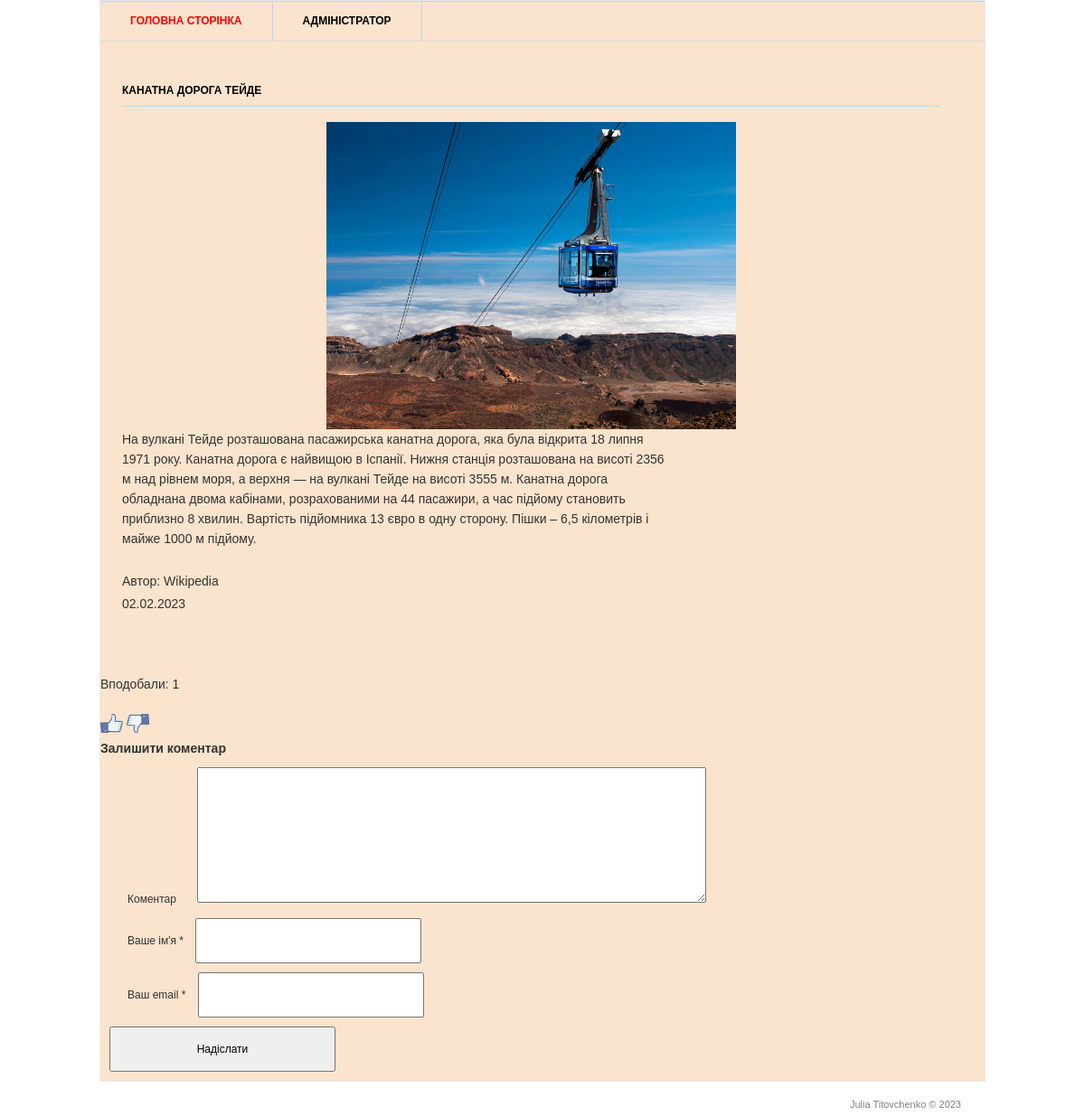
Page /2/ on the committed database.
### blog/models.py (models this page shows, shortened)
class Post(models.Model):
    title = models.CharField('Заголовок', max_length=100)
    description = models.TextField('Текст допису')
    author = models.CharField('Автор', max_length=50)
    date = models.DateField('Дата публікації')
    image = models.ImageField('Зображення', upload_to='image/%Y')
    class Meta:
        verbose_name = 'Post'

### blog/views.py (the view)
# urls.py: path('<int:pk>/', views.PostDetail.as_view()),
class PostDetail(View):
    def get(self, request, pk):
        post = Post.objects.get(id=pk)
        return render(request, 'blog/blog_detail.html', {'post': post})

### templates/blog/blog_detail.html (shortened to what this page needs)
{% load static %}
<html lang="ua">
<head>
	<link rel="stylesheet" href="{% static 'css/style.css' %}" type="text/css" media="all" />
</head>
<body>
<div class="shell">
	<div class="border">
		<div id="navigation">
			<ul>
			    <li><a href="/" class="active">Головна сторінка</a></li>
			    <li><a href="/admin">Адміністратор</a></li>
			</ul>
		</div>
		<div id="main">
			<div id="content" class="left">
				<div class="projects">
					<h3>{{ post.title }}</h3>
                    <p style="text-align:center;">
                       <img src="{{ post.image.url }}" alt="{{ post.title }}" width='50%'/>
                    </p>
					<div class="item">
						<div class="text left"><p> {{ post.description }}</p>
                            <br>
							<p>Автор: {{ post.author }} </p>
                            <time>{{ post.date|date:'d.m.Y'}} </time>
						</div>
					</div>
				</div>
			</div>
        </div>
        <div>
            <br>
            <p> Вподобали: {{ post.likes_set.all.count }}</p>
            <br>
            <a href="{% url 'add_likes' post.id %}">
                <img src="{% static 'img/like.png' %}" alt="like" width="25"></a>
            <a href="{% url 'add_dislikes' post.id %}">
                <img src="{% static 'img/not_like.png' %}" alt="dislike" width="25"></a>
        </div>
		<div class="form-comment">
            <h3>Залишити коментар</h3>
            <div>
                <form action="{% url 'add_comments' post.id %}" method="post">
                    <div>
                        <label>Коментар</label>
                        <label>
                            <textarea name="text_comments"></textarea>
                        </label>
                        </div>
                    <div>
                        <label>Ваше ім'я *</label>
                        <input type="text" name="name">
                    </div>
                    <div>
                        <label>Ваш email *</label>
                        <input type="email" name="email">
                    </div>
                    <input type="submit"  name = "submit" value = "Надіслати">
                </form>
            </div>
        </div>
	</div>
	<div id="footer">
		<p class="copy right">Julia Titovchenko &copy; 2023 </p>
	</div>
</div>
</body>

### static/css/style.css (style rules this page uses)
* { margin: 0; padding: 0; outline:0; }
body { font-size: 14px; line-height: 22px; font-family: Georgia, Arial, Helvetica, Sans-Serif; color: #333; }
a { color: #ff0000; text-decoration: none; cursor:pointer; }
a img { border: 0; }
input, textarea, select { font-family: Arial, Helvetica, sans-serif; font-size:12px; }
textarea { overflow:auto; }
.left, .alignleft { float: left; display: inline; }
.right, .alignright { float: right; display: inline; }
.shell { width: 980px; margin: 0 auto; }
.border { border: 1px solid #e8e8e8; background: #fae4cd; position: relative; }
#navigation { height: 43px; border-top: 1px solid #b3dbe3; border-bottom: 1px solid #dbdbdb; }
#navigation ul { list-style: none; }
#navigation ul li { float: left; height: 43px; border-right: 1px solid #b3dbe3; font-size: 12px; line-height: 43px; font-weight: bold; text-transform: uppercase; }
#navigation ul li a { float: left; height: 43px; color: #000; padding: 0 33px; }
#navigation ul li a:hover, #navigation ul li a.active { color: #ff0000; text-decoration: none; }
#main { width: 932px; padding: 37px 24px 17px 24px; }
#main h3 { font-size: 12px; line-height: 15px; color: #000; text-transform: uppercase; border-bottom: 1px solid #b3dbe3; padding: 0 0 9px 0; }
#content { width: 905px; }
.projects { padding: 10px 0 0 0; }
.projects h3 { margin: 0 0 17px 0; }
.projects .item { margin: 0 0 28px 0; }
.projects .text { width: 600px; }
.projects .text p { padding: 0 0 3px 0; }
#footer { font-family: Arial, sans-serif; font-size: 11px; line-height: 14px; color: #7f7f7f; padding: 18px 27px 20px 38px; }
.form-comment { font-size: 12px; }
.form-comment label { margin: 10px 10px; }
.form-comment input { padding: 15px; height: 50px; width: 250px; }
.form-comment textarea { padding: 15px; height: 150px; width: 60%; resize: vertical; }
.form-comment div { margin: 10px; }

### rows in the picture
Post: title "КАНАТНА ДОРОГА ТЕЙДЕ", image (picture), description "На вулкані Тейде розташована пасажирська канатна дорога, яка була відкрита 18 липня 1971 року. Канатна дорога є найвищою в Іспанії. Нижня станція розташована на висоті 2356 м над рівнем моря, а верхня — на вулкані Тейде на висоті 3555 м. Канатна дорога обладнана двома кабінами, розрахованими на 44 пасажири, а час підйому становить приблизно 8 хвилин. Вартість підйомника 13 євро в одну сторону. Пішки – 6,5 кілометрів і майже 1000 м підйому.", author "Wikipedia", date "02.02.2023", likes_set.all.count "1"
